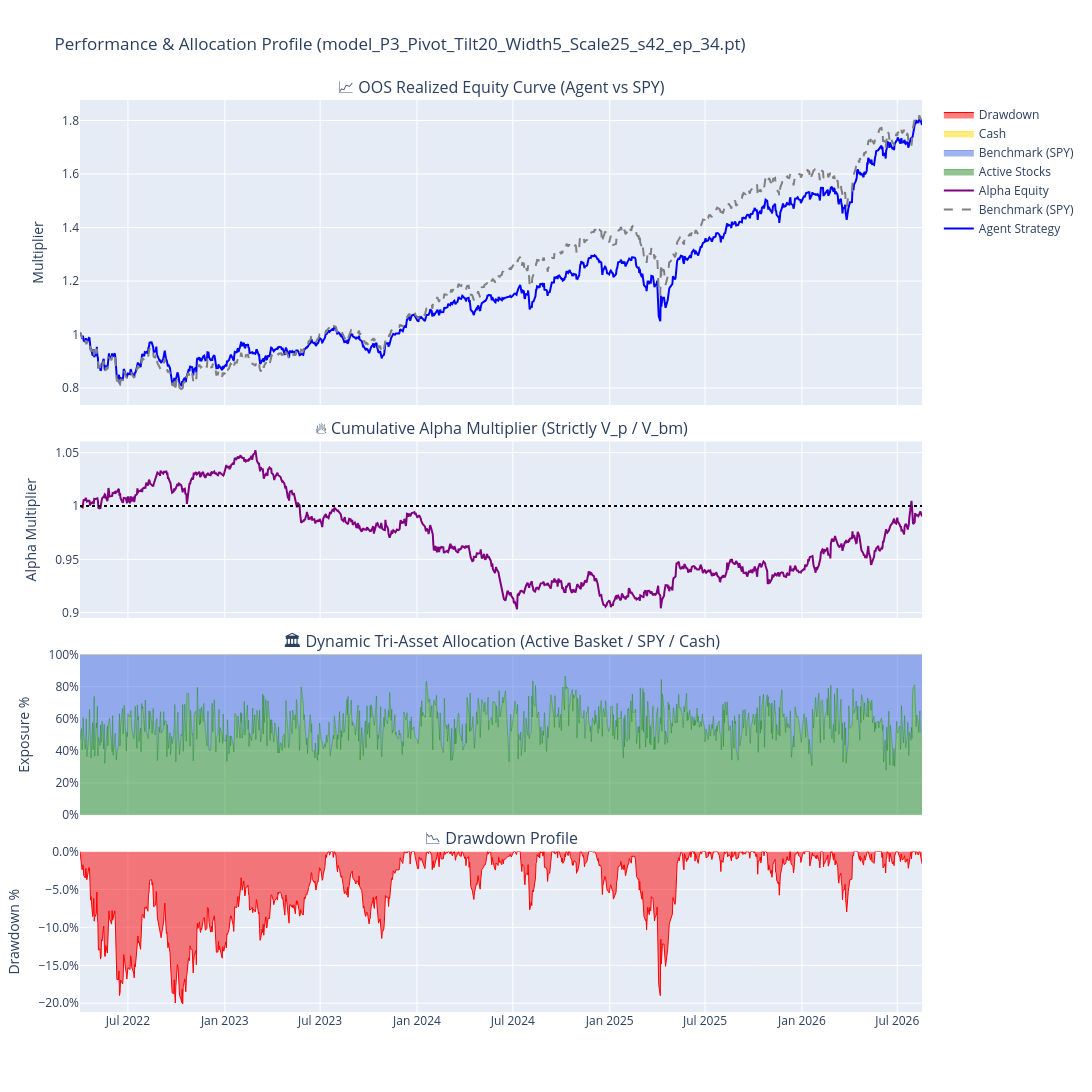

Write notebook code for a chart like this one.
### Code cell
# CELL 9: 4-Row Performance & Allocation Timeline
blotter_df["Benchmark_Equity"] = (1.0 + blotter_df["bm_daily_simple_ret"]).cumprod()
blotter_df["Peak"] = blotter_df["agent_equity"].cummax()
blotter_df["Drawdown"] = (blotter_df["agent_equity"] / blotter_df["Peak"]) - 1.0

t0_start_date = blotter_df["date"].iloc[0]
t0_row = pd.DataFrame(
    [
        {
            "plot_date": t0_start_date,
            "agent_equity": 1.0,
            "Benchmark_Equity": 1.0,
            "alpha_equity": 1.0,
            "Drawdown": 0.0,
            "weight_active": blotter_df["weight_active"].iloc[0],
            "weight_benchmark": blotter_df["weight_benchmark"].iloc[0],
            "weight_cash": blotter_df["weight_cash"].iloc[0],
        }
    ]
)

realized_series = pd.DataFrame(
    {
        "plot_date": blotter_df["date"],
        "agent_equity": blotter_df["agent_equity"],
        "Benchmark_Equity": blotter_df["Benchmark_Equity"],
        "alpha_equity": blotter_df["alpha_equity"],
        "Drawdown": blotter_df["Drawdown"],
        "weight_active": blotter_df["weight_active"],
        "weight_benchmark": blotter_df["weight_benchmark"],
        "weight_cash": blotter_df["weight_cash"],
    }
)

plot_df = pd.concat([t0_row, realized_series], ignore_index=True)

fig = make_subplots(
    rows=4,
    cols=1,
    shared_xaxes=True,
    vertical_spacing=0.04,
    row_heights=[0.38, 0.22, 0.20, 0.20],
    subplot_titles=(
        f"📈 OOS Realized Equity Curve (Agent vs {benchmark_name})",
        "🔥 Cumulative Alpha Multiplier (Strictly V_p / V_bm)",
        f"🏛️ Dynamic Tri-Asset Allocation (Active Basket / {benchmark_name} / Cash)",
        "📉 Drawdown Profile",
    ),
)

fig.add_trace(
    go.Scatter(
        x=plot_df["plot_date"],
        y=plot_df["agent_equity"],
        mode="lines",
        name="Agent Strategy",
        line=dict(color="blue", width=2),
    ),
    row=1,
    col=1,
)
fig.add_trace(
    go.Scatter(
        x=plot_df["plot_date"],
        y=plot_df["Benchmark_Equity"],
        mode="lines",
        name=f"Benchmark ({benchmark_name})",
        line=dict(color="gray", width=2, dash="dash"),
    ),
    row=1,
    col=1,
)
fig.add_trace(
    go.Scatter(
        x=plot_df["plot_date"],
        y=plot_df["alpha_equity"],
        mode="lines",
        name="Alpha Equity",
        line=dict(color="purple", width=2),
    ),
    row=2,
    col=1,
)
fig.add_hline(y=1.0, line_dash="dot", line_color="black", row=2, col=1)

fig.add_trace(
    go.Scatter(
        x=plot_df["plot_date"],
        y=plot_df["weight_active"],
        mode="lines",
        stackgroup="alloc",
        name="Active Stocks",
        line=dict(color="forestgreen", width=0.5),
    ),
    row=3,
    col=1,
)
fig.add_trace(
    go.Scatter(
        x=plot_df["plot_date"],
        y=plot_df["weight_benchmark"],
        mode="lines",
        stackgroup="alloc",
        name=f"Benchmark ({benchmark_name})",
        line=dict(color="royalblue", width=0.5),
    ),
    row=3,
    col=1,
)
fig.add_trace(
    go.Scatter(
        x=plot_df["plot_date"],
        y=plot_df["weight_cash"],
        mode="lines",
        stackgroup="alloc",
        name="Cash",
        line=dict(color="gold", width=0.5),
    ),
    row=3,
    col=1,
)
fig.add_trace(
    go.Scatter(
        x=plot_df["plot_date"],
        y=plot_df["Drawdown"],
        mode="lines",
        fill="tozeroy",
        name="Drawdown",
        line=dict(color="red", width=1),
    ),
    row=4,
    col=1,
)

fig.update_layout(
    height=1100,
    width=1100,
    hovermode="x unified",
    title_text=f"Performance & Allocation Profile ({target_file})",
)
fig.update_yaxes(title_text="Multiplier", row=1, col=1)
fig.update_yaxes(title_text="Alpha Multiplier", row=2, col=1)
fig.update_yaxes(
    title_text="Exposure %", tickformat=".0%", range=[0, 1.0], row=3, col=1
)
fig.update_yaxes(title_text="Drawdown %", tickformat=".1%", row=4, col=1)
fig.show()

### Figure 1 — Plotly figure (JSON) as saved in the notebook; plotly's stock layout.template omitted (floating-point values rounded to 4 significant figures; data arrays with more than 128 entries replaced by an {"elided": "..."} marker saying what was removed)
{"data": [{"line": {"color": "blue", "width": 2}, "mode": "lines", "name": "Agent Strategy", "type": "scatter", "x": {"elided": "1098 str values"}, "xaxis": "x", "y": {"elided": "1098 float values"}, "yaxis": "y"}, {"line": {"color": "gray", "dash": "dash", "width": 2}, "mode": "lines", "name": "Benchmark (SPY)", "type": "scatter", "x": {"elided": "1098 str values"}, "xaxis": "x", "y": {"elided": "1098 float values"}, "yaxis": "y"}, {"line": {"color": "purple", "width": 2}, "mode": "lines", "name": "Alpha Equity", "type": "scatter", "x": {"elided": "1098 str values"}, "xaxis": "x2", "y": {"elided": "1098 float values"}, "yaxis": "y2"}, {"line": {"color": "forestgreen", "width": 0.5}, "mode": "lines", "name": "Active Stocks", "stackgroup": "alloc", "type": "scatter", "x": {"elided": "1098 str values"}, "xaxis": "x3", "y": {"elided": "1098 float values"}, "yaxis": "y3"}, {"line": {"color": "royalblue", "width": 0.5}, "mode": "lines", "name": "Benchmark (SPY)", "stackgroup": "alloc", "type": "scatter", "x": {"elided": "1098 str values"}, "xaxis": "x3", "y": {"elided": "1098 float values"}, "yaxis": "y3"}, {"line": {"color": "gold", "width": 0.5}, "mode": "lines", "name": "Cash", "stackgroup": "alloc", "type": "scatter", "x": {"elided": "1098 str values"}, "xaxis": "x3", "y": {"elided": "1098 int values"}, "yaxis": "y3"}, {"fill": "tozeroy", "line": {"color": "red", "width": 1}, "mode": "lines", "name": "Drawdown", "type": "scatter", "x": {"elided": "1098 str values"}, "xaxis": "x4", "y": {"elided": "1098 float values"}, "yaxis": "y4"}], "layout": {"annotations": [{"font": {"size": 16}, "showarrow": false, "text": "📈 OOS Realized Equity Curve (Agent vs SPY)", "x": 0.5, "xanchor": "center", "xref": "paper", "y": 1, "yanchor": "bottom", "yref": "paper"}, {"font": {"size": 16}, "showarrow": false, "text": "🔥 Cumulative Alpha Multiplier (Strictly V_p / V_bm)", "x": 0.5, "xanchor": "center", "xref": "paper", "y": 0.6256, "yanchor": "bottom", "yref": "paper"}, {"font": {"size": 16}, "showarrow": false, "text": "🏛️ Dynamic Tri-Asset Allocation (Active Basket / SPY / Cash)", "x": 0.5, "xanchor": "center", "xref": "paper", "y": 0.392, "yanchor": "bottom", "yref": "paper"}, {"font": {"size": 16}, "showarrow": false, "text": "📉 Drawdown Profile", "x": 0.5, "xanchor": "center", "xref": "paper", "y": 0.176, "yanchor": "bottom", "yref": "paper"}], "height": 1100, "hovermode": "x unified", "shapes": [{"line": {"color": "black", "dash": "dot"}, "type": "line", "x0": 0, "x1": 1, "xref": "x2 domain", "y0": 1, "y1": 1, "yref": "y2"}], "title": {"text": "Performance & Allocation Profile (model_P3_Pivot_Tilt20_Width5_Scale25_s42_ep_34.pt)"}, "width": 1100, "xaxis": {"anchor": "y", "domain": [0, 1], "matches": "x4", "showticklabels": false}, "xaxis2": {"anchor": "y2", "domain": [0, 1], "matches": "x4", "showticklabels": false}, "xaxis3": {"anchor": "y3", "domain": [0, 1], "matches": "x4", "showticklabels": false}, "xaxis4": {"anchor": "y4", "domain": [0, 1]}, "yaxis": {"anchor": "x", "domain": [0.6656, 1], "title": {"text": "Multiplier"}}, "yaxis2": {"anchor": "x2", "domain": [0.432, 0.6256], "title": {"text": "Alpha Multiplier"}}, "yaxis3": {"anchor": "x3", "domain": [0.216, 0.392], "range": [0, 1], "tickformat": ".0%", "title": {"text": "Exposure %"}}, "yaxis4": {"anchor": "x4", "domain": [0, 0.176], "tickformat": ".1%", "title": {"text": "Drawdown %"}}}}
